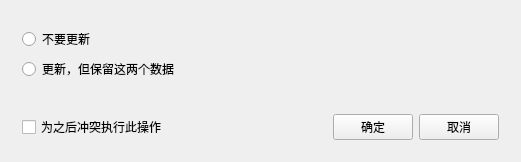
<?xml version="1.0" encoding="UTF-8"?>
<ui version="4.0">
 <class>MYDataConflictHintDialog</class>
 <widget class="QWidget" name="MYDataConflictHintDialog">
  <property name="geometry">
   <rect>
    <x>0</x>
    <y>0</y>
    <width>521</width>
    <height>162</height>
   </rect>
  </property>
  <property name="windowTitle">
   <string>MYDataConflictHintDialog</string>
  </property>
  <layout class="QVBoxLayout" name="verticalLayout_2" stretch="1,0">
   <item>
    <widget class="QWidget" name="widget_2" native="true">
     <layout class="QVBoxLayout" name="verticalLayout">
      <item>
       <spacer name="verticalSpacer">
        <property name="orientation">
         <enum>Qt::Vertical</enum>
        </property>
        <property name="sizeHint" stdset="0">
         <size>
          <width>20</width>
          <height>40</height>
         </size>
        </property>
       </spacer>
      </item>
      <item>
       <widget class="QRadioButton" name="radioButton_Skip">
        <property name="text">
         <string>不要更新</string>
        </property>
       </widget>
      </item>
      <item>
       <widget class="QRadioButton" name="radioButton_Modify">
        <property name="text">
         <string>更新，但保留这两个数据</string>
        </property>
       </widget>
      </item>
      <item>
       <spacer name="verticalSpacer_2">
        <property name="orientation">
         <enum>Qt::Vertical</enum>
        </property>
        <property name="sizeHint" stdset="0">
         <size>
          <width>20</width>
          <height>40</height>
         </size>
        </property>
       </spacer>
      </item>
     </layout>
    </widget>
   </item>
   <item>
    <widget class="QWidget" name="widget" native="true">
     <layout class="QHBoxLayout" name="horizontalLayout">
      <item>
       <widget class="QCheckBox" name="checkBox">
        <property name="text">
         <string>为之后冲突执行此操作</string>
        </property>
       </widget>
      </item>
      <item>
       <spacer name="horizontalSpacer">
        <property name="orientation">
         <enum>Qt::Horizontal</enum>
        </property>
        <property name="sizeHint" stdset="0">
         <size>
          <width>40</width>
          <height>20</height>
         </size>
        </property>
       </spacer>
      </item>
      <item>
       <widget class="QPushButton" name="pushButton_OK">
        <property name="text">
         <string>确定</string>
        </property>
       </widget>
      </item>
      <item>
       <widget class="QPushButton" name="pushButton_Cancel">
        <property name="text">
         <string>取消</string>
        </property>
       </widget>
      </item>
     </layout>
    </widget>
   </item>
  </layout>
 </widget>
 <layoutdefault spacing="6" margin="11"/>
 <resources/>
 <connections/>
</ui>
